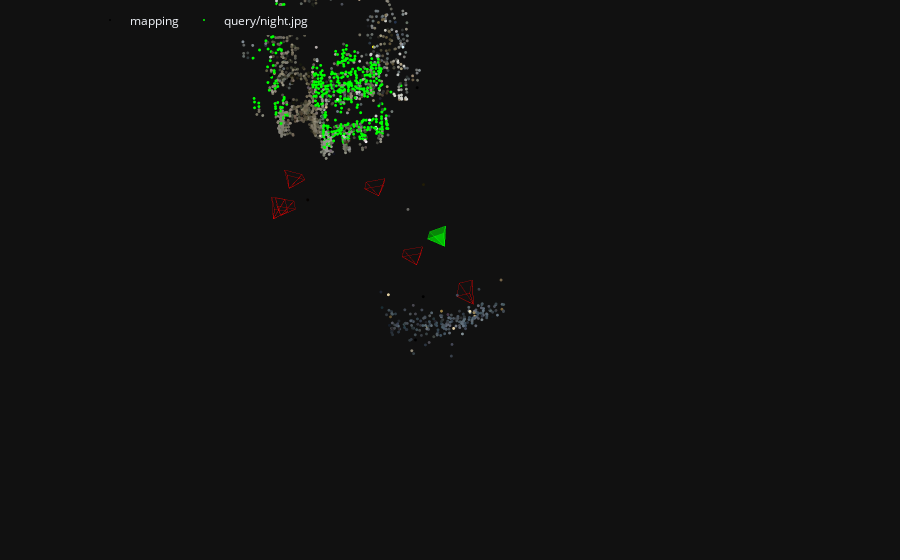

The cell this chart's notebook holds for it:
### Markdown cell above
We visualize the correspondences between the query images a few mapping images. We can also visualize the estimated camera pose in the 3D map.

### Code cell
pose = pycolmap.Image(cam_from_world=ret["cam_from_world"])
viz_3d.plot_camera_colmap(
    fig, pose, camera, color="rgba(0,255,0,0.5)", name=query, fill=True
)
# visualize 2D-3D correspodences
inl_3d = np.array(
    [model.points3D[pid].xyz for pid in np.array(log["points3D_ids"])[ret["inliers"]]]
)
viz_3d.plot_points(fig, inl_3d, color="lime", ps=1, name=query)
fig.show()

### Figure 1 — Plotly figure (JSON) as saved in the notebook; plotly's stock layout.template omitted (floating-point values rounded to 4 significant figures; data arrays with more than 128 entries replaced by an {"elided": "..."} marker saying what was removed)
{"data": [{"legendgroup": "mapping", "marker": {"color": {"elided": "1843x3 int values"}, "line": {"width": 0}, "size": 1}, "mode": "markers", "name": "mapping", "type": "scatter3d", "x": {"elided": "1843 float values"}, "y": {"elided": "1843 float values"}, "z": {"elided": "1843 float values"}}, {"hovertemplate": "Image(image_id=10, camera_id=10, name=\"mapping/93341989_396310999.jpg\", triangulated=861/1878)", "legendgroup": "mapping", "line": {"color": "rgba(255,0,0,0.5)", "width": 1}, "mode": "lines", "name": "10", "showlegend": false, "type": "scatter3d", "x": [3.443, 2.997, 3.203, 3.443, 3.203, 3.164, 3.443, 3.164, 2.958, 3.443, 2.958, 2.997], "y": [-0.2944, -0.4229, -0.3636, -0.2944, -0.3636, -0.1822, -0.2944, -0.1822, -0.2416, -0.2944, -0.2416, -0.4229], "z": [-3.445, -2.907, -2.78, -3.445, -2.78, -2.802, -3.445, -2.802, -2.929, -3.445, -2.929, -2.907]}, {"hovertemplate": "Image(image_id=9, camera_id=9, name=\"mapping/71295362_4051449754.jpg\", triangulated=877/1860)", "legendgroup": "mapping", "line": {"color": "rgba(255,0,0,0.5)", "width": 1}, "mode": "lines", "name": "9", "showlegend": false, "type": "scatter3d", "x": [3.873, 3.46, 3.594, 3.873, 3.594, 3.541, 3.873, 3.541, 3.407, 3.873, 3.407, 3.46], "y": [-0.4237, -0.558, -0.5152, -0.4237, -0.5152, -0.2766, -0.4237, -0.2766, -0.3194, -0.4237, -0.3194, -0.558], "z": [-4.009, -3.448, -3.363, -4.009, -3.363, -3.399, -4.009, -3.399, -3.484, -4.009, -3.484, -3.448]}, {"hovertemplate": "Image(image_id=8, camera_id=8, name=\"mapping/60584745_2207571072.jpg\", triangulated=1067/2646)", "legendgroup": "mapping", "line": {"color": "rgba(255,0,0,0.5)", "width": 1}, "mode": "lines", "name": "8", "showlegend": false, "type": "scatter3d", "x": [-2.724, -2.787, -2.598, -2.724, -2.598, -2.598, -2.724, -2.598, -2.787, -2.724, -2.787, -2.787], "y": [0.07351, -0.04232, -0.04294, 0.07351, -0.04294, 0.2136, 0.07351, 0.2136, 0.2142, 0.07351, 0.2142, -0.04232], "z": [2.982, 3.26, 3.237, 2.982, 3.237, 3.226, 2.982, 3.226, 3.248, 2.982, 3.248, 3.26]}, {"hovertemplate": "Image(image_id=7, camera_id=7, name=\"mapping/51091044_3486849416.jpg\", triangulated=792/1952)", "legendgroup": "mapping", "line": {"color": "rgba(255,0,0,0.5)", "width": 1}, "mode": "lines", "name": "7", "showlegend": false, "type": "scatter3d", "x": [3.21, 2.823, 2.98, 3.21, 2.98, 2.929, 3.21, 2.929, 2.773, 3.21, 2.773, 2.823], "y": [-0.3623, -0.4772, -0.4289, -0.3623, -0.4289, -0.1898, -0.3623, -0.1898, -0.2381, -0.3623, -0.2381, -0.4772], "z": [-3.572, -3.02, -2.932, -3.572, -2.932, -2.973, -3.572, -2.973, -3.062, -3.572, -3.062, -3.02]}, {"hovertemplate": "Image(image_id=6, camera_id=6, name=\"mapping/44120379_8371960244.jpg\", triangulated=555/1242)", "legendgroup": "mapping", "line": {"color": "rgba(255,0,0,0.5)", "width": 1}, "mode": "lines", "name": "6", "showlegend": false, "type": "scatter3d", "x": [-0.6998, -0.8799, -0.6558, -0.6998, -0.6558, -0.7056, -0.6998, -0.7056, -0.9297, -0.6998, -0.9297, -0.8799], "y": [0.3677, 0.2192, 0.2833, 0.3677, 0.2833, 0.4462, 0.3677, 0.4462, 0.3821, 0.3677, 0.3821, 0.2192], "z": [2.618, 2.737, 2.862, 2.618, 2.862, 2.868, 2.618, 2.868, 2.743, 2.618, 2.743, 2.737]}, {"hovertemplate": "Image(image_id=5, camera_id=5, name=\"mapping/32809961_8274055477.jpg\", triangulated=781/1867)", "legendgroup": "mapping", "line": {"color": "rgba(255,0,0,0.5)", "width": 1}, "mode": "lines", "name": "5", "showlegend": false, "type": "scatter3d", "x": [-2.737, -2.827, -2.572, -2.737, -2.572, -2.565, -2.737, -2.565, -2.82, -2.737, -2.82, -2.827], "y": [0.4519, 0.3215, 0.3226, 0.4519, 0.3226, 0.4876, 0.4519, 0.4876, 0.4865, 0.4519, 0.4865, 0.3215], "z": [3.784, 3.99, 3.937, 3.784, 3.937, 3.975, 3.784, 3.975, 4.028, 3.784, 4.028, 3.99]}, {"hovertemplate": "Image(image_id=4, camera_id=4, name=\"mapping/17295357_9106075285.jpg\", triangulated=668/1674)", "legendgroup": "mapping", "line": {"color": "rgba(255,0,0,0.5)", "width": 1}, "mode": "lines", "name": "4", "showlegend": false, "type": "scatter3d", "x": [3.468, 3.118, 3.321, 3.468, 3.321, 3.288, 3.468, 3.288, 3.085, 3.468, 3.085, 3.118], "y": [-0.3129, -0.412, -0.3491, -0.3129, -0.3491, -0.1903, -0.3129, -0.1903, -0.2532, -0.3129, -0.2532, -0.412], "z": [-3.485, -3.113, -2.987, -3.485, -2.987, -3.013, -3.485, -3.013, -3.139, -3.485, -3.139, -3.113]}, {"hovertemplate": "Image(image_id=3, camera_id=3, name=\"mapping/10265353_3838484249.jpg\", triangulated=924/2276)", "legendgroup": "mapping", "line": {"color": "rgba(255,0,0,0.5)", "width": 1}, "mode": "lines", "name": "3", "showlegend": false, "type": "scatter3d", "x": [-2.656, -2.764, -2.505, -2.656, -2.505, -2.51, -2.656, -2.51, -2.77, -2.656, -2.77, -2.764], "y": [0.1388, 0.06206, 0.06904, 0.1388, 0.06904, 0.2382, 0.1388, 0.2382, 0.2312, 0.1388, 0.2312, 0.06206], "z": [3.097, 3.325, 3.302, 3.097, 3.302, 3.293, 3.097, 3.293, 3.316, 3.097, 3.316, 3.325]}, {"hovertemplate": "Image(image_id=2, camera_id=2, name=\"mapping/03903474_1471484089.jpg\", triangulated=765/1773)", "legendgroup": "mapping", "line": {"color": "rgba(255,0,0,0.5)", "width": 1}, "mode": "lines", "name": "2", "showlegend": false, "type": "scatter3d", "x": [-1.524, -1.698, -1.473, -1.524, -1.473, -1.521, -1.524, -1.521, -1.746, -1.524, -1.746, -1.698], "y": [0.5562, 0.4116, 0.472, 0.5562, 0.472, 0.6346, 0.5562, 0.6346, 0.5742, 0.5562, 0.5742, 0.4116], "z": [3.851, 3.957, 4.08, 3.851, 4.08, 4.088, 3.851, 4.088, 3.965, 3.851, 3.965, 3.957]}, {"hovertemplate": "Image(image_id=1, camera_id=1, name=\"mapping/02928139_3448003521.jpg\", triangulated=752/2305)", "legendgroup": "mapping", "line": {"color": "rgba(255,0,0,0.5)", "width": 1}, "mode": "lines", "name": "1", "showlegend": false, "type": "scatter3d", "x": [0.22, 0.00156, 0.1486, 0.22, 0.1486, 0.0825, 0.22, 0.0825, -0.06453, 0.22, -0.06453, 0.00156], "y": [0.3613, 0.2007, 0.2567, 0.3613, 0.2567, 0.5047, 0.3613, 0.5047, 0.4487, 0.3613, 0.4487, 0.2007], "z": [2.029, 2.244, 2.351, 2.029, 2.351, 2.312, 2.029, 2.312, 2.205, 2.029, 2.205, 2.244]}, {"color": "rgba(0,255,0,0.5)", "hovertemplate": "Image(image_id=Invalid, camera_id=Invalid, name=\"\", triangulated=0/0)", "i": [0, 0, 0, 0], "j": [1, 2, 3, 4], "k": [2, 3, 4, 1], "legendgroup": "query/night.jpg", "name": "query/night.jpg", "showlegend": false, "type": "mesh3d", "x": [-0.4697, -0.6727, -0.4941, -0.5527, -0.7313, -0.6727], "y": [0.6388, 0.4714, 0.5284, 0.7019, 0.6448, 0.4714], "z": [3.157, 3.259, 3.416, 3.419, 3.263, 3.259]}, {"hovertemplate": "Image(image_id=Invalid, camera_id=Invalid, name=\"\", triangulated=0/0)", "legendgroup": "query/night.jpg", "line": {"color": "rgba(0,255,0,0.5)", "width": 1}, "mode": "lines", "name": "query/night.jpg", "showlegend": false, "type": "scatter3d", "x": [-0.4697, -0.6727, -0.4941, -0.4697, -0.4941, -0.5527, -0.4697, -0.5527, -0.7313, -0.4697, -0.7313, -0.6727], "y": [0.6388, 0.4714, 0.5284, 0.6388, 0.5284, 0.7019, 0.6388, 0.7019, 0.6448, 0.6388, 0.6448, 0.4714], "z": [3.157, 3.259, 3.416, 3.157, 3.416, 3.419, 3.157, 3.419, 3.263, 3.157, 3.263, 3.259]}, {"legendgroup": "query/night.jpg", "marker": {"color": "lime", "line": {"width": 0}, "size": 1}, "mode": "markers", "name": "query/night.jpg", "type": "scatter3d", "x": {"elided": "578 float values"}, "y": {"elided": "578 float values"}, "z": {"elided": "578 float values"}}], "layout": {"autosize": true, "legend": {"orientation": "h", "x": 0.1, "xanchor": "left", "y": 0.99, "yanchor": "top"}, "margin": {"b": 0, "l": 0, "pad": 0, "r": 0, "t": 0}, "scene": {"aspectmode": "manual", "aspectratio": {"x": 2.144, "y": 0.7907, "z": 3.279}, "camera": {"center": {"x": 0, "y": 0, "z": 0}, "eye": {"x": 0.5021, "y": -1.565, "z": -1.144}, "projection": {"type": "orthographic"}, "up": {"x": -0.0731, "y": -0.6037, "z": 0.7938}}, "dragmode": "orbit", "xaxis": {"autorange": true, "showbackground": false, "showgrid": false, "showline": false, "showticklabels": true, "type": "linear", "visible": false}, "yaxis": {"autorange": true, "showbackground": false, "showgrid": false, "showline": false, "showticklabels": true, "type": "linear", "visible": false}, "zaxis": {"autorange": true, "showbackground": false, "showgrid": false, "showline": false, "showticklabels": true, "type": "linear", "visible": false}}}}
